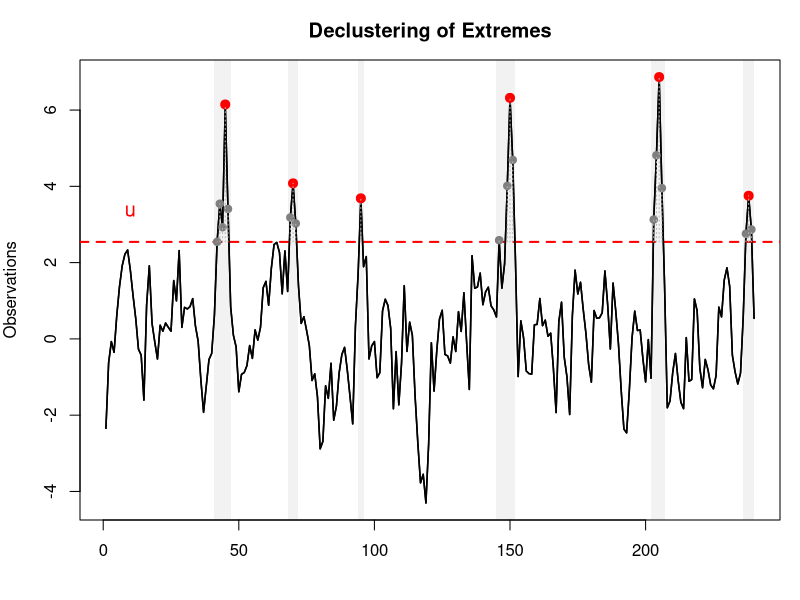

Recreate this plot in R.
# =========================================================
# Declustering illustration
#
# Idea:
# - exceedances occur in temporal clusters
# - keep only the cluster maximum
# - discard dependent exceedances nearby
# =========================================================

set.seed(123)

# ---------------------------------------------------------
# Simulate dependent series
# ---------------------------------------------------------
n <- 240

x <- arima.sim(model = list(ar = 0.8), n = n)

# Create clusters of extremes
cluster_centers <- c(45, 95, 150, 205)

for(c in cluster_centers){

  idx <- (c-2):(c+2)

  x[idx] <- x[idx] + c(2,4,6,4,2)
}

t <- 1:n

# ---------------------------------------------------------
# Threshold
# ---------------------------------------------------------
u <- quantile(x, 0.92)

exc <- which(x > u)

# =========================================================
# Simple declustering rule
# If exceedances are within r observations,
# they belong to the same cluster
# =========================================================

r <- 6

clusters <- list()

current_cluster <- exc[1]

for(i in 2:length(exc)){

  if(exc[i] - exc[i-1] <= r){

    current_cluster <- c(current_cluster, exc[i])

  } else {

    clusters[[length(clusters)+1]] <- current_cluster
    current_cluster <- exc[i]
  }
}

clusters[[length(clusters)+1]] <- current_cluster

# ---------------------------------------------------------
# Cluster maxima
# ---------------------------------------------------------
cluster_max_t <- numeric(length(clusters))
cluster_max_x <- numeric(length(clusters))

for(i in seq_along(clusters)){

  idx <- clusters[[i]]

  j <- idx[which.max(x[idx])]

  cluster_max_t[i] <- j
  cluster_max_x[i] <- x[j]
}

# =========================================================
# Plot
# =========================================================

png("slides/figures/declustering.png",
    width = 1200,
    height = 500,
    res = 150)

par(mar = c(4,4,3,1))

plot(t, x,
     type = "l",
     lwd = 1.5,
     xlab = "",
     ylab = "Observations",
     main = "Declustering of Extremes")

# ---------------------------------------------------------
# Threshold
# ---------------------------------------------------------
abline(h = u,
       col = "red",
       lty = 2,
       lwd = 2)

# ---------------------------------------------------------
# Shade clusters
# ---------------------------------------------------------
for(cl in clusters){

  rect(min(cl)-1,
       par("usr")[3],
       max(cl)+1,
       par("usr")[4],
       col = rgb(0,0,0,0.05),
       border = NA)
}

# Replot series
lines(t, x, lwd = 1.5)

# ---------------------------------------------------------
# All exceedances
# ---------------------------------------------------------
points(exc,
       x[exc],
       pch = 19,
       col = "gray50",
       cex = 1)

# ---------------------------------------------------------
# Cluster maxima kept after declustering
# ---------------------------------------------------------
points(cluster_max_t,
       cluster_max_x,
       pch = 19,
       col = "red",
       cex = 1.2)

# ---------------------------------------------------------
# Optional segments from threshold
# ---------------------------------------------------------
segments(exc,
         u,
         exc,
         x[exc],
         col = "gray70",
         lty = 3)

# ---------------------------------------------------------
# Labels
# ---------------------------------------------------------
text(10,
     u + 0.8,
     labels = expression(u),
     col = "red",
     cex = 1.2)

dev.off()
